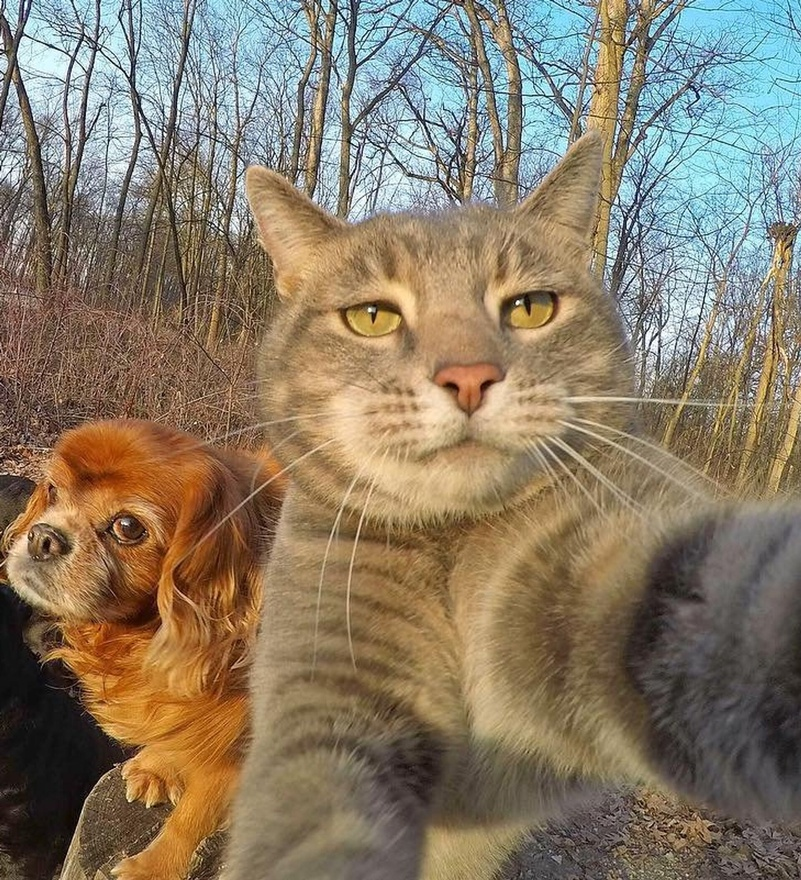
#> input picture cat_self.jpg, 801 x 880 px, shrunk from 1920 x 2109 before the run
$ python main.py   (older library calls are emulated)
#> lines starting #> are read from the running program, lines starting #| are printed output that depends on the picture; after the words box and inside, x2 and y2 are one past the last pixel; in counts of white or black regions, pixels touching at a corner belong together; long printed decimals are rounded
### watershed.py
import cv2
import numpy as np
import matplotlib.pyplot as plt


def watershed_segmentation(image):
    gray_image = cv2.cvtColor(image, cv2.COLOR_BGR2GRAY)
    ret, thresh = cv2.threshold(gray_image, 0, 255, cv2.THRESH_BINARY_INV + cv2.THRESH_OTSU)

    kernel = np.ones((3, 3), np.uint8)
    opening = cv2.morphologyEx(thresh, cv2.MORPH_OPEN, kernel, iterations=2)
    sure_bg = cv2.dilate(opening, kernel, iterations=3)

    dist_transform = cv2.distanceTransform(opening, cv2.DIST_L2, 5)
    ret, sure_fg = cv2.threshold(dist_transform, 0.7 * dist_transform.max(), 255, 0)

    sure_fg = np.uint8(sure_fg)
    unknown = cv2.subtract(sure_bg, sure_fg)

    ret, markers = cv2.connectedComponents(sure_fg)
    markers = markers + 1
    markers[unknown == 255] = 0

    markers = cv2.watershed(image, markers)
    image[markers == -1] = [0, 0, 255]

    return image

def watershed_edges(image):
    segmented_image = watershed_segmentation(image.copy())
    gray_image = cv2.cvtColor(segmented_image, cv2.COLOR_BGR2GRAY)
    edges = cv2.Canny(gray_image, 100, 200)
    return edges

### opening.py
import cv2
import numpy as np
import matplotlib.pyplot as plt


def opening_algorithm(image):
    gray_image = cv2.cvtColor(image, cv2.COLOR_BGR2GRAY)
    ret, thresh = cv2.threshold(gray_image, 0, 255, cv2.THRESH_BINARY_INV + cv2.THRESH_OTSU)

    kernel = np.ones((3, 3), np.uint8)
    opening = cv2.morphologyEx(thresh, cv2.MORPH_OPEN, kernel)

    return opening

def opening_edges(image):
    opening = opening_algorithm(image.copy())
    edges = cv2.Canny(opening, 100, 200)
    return edges

### otsu.py
import cv2
import numpy as np
import matplotlib.pyplot as plt


def otsu_threshold(image):
    gray_image = cv2.cvtColor(image, cv2.COLOR_BGR2GRAY)
    ret, thresh = cv2.threshold(gray_image, 0, 255, cv2.THRESH_BINARY + cv2.THRESH_OTSU)

    return thresh

def otsu_edges(image):
    otsu = otsu_threshold(image.copy())
    edges = cv2.Canny(otsu, 100, 200)
    return edges

### canny.py
import cv2
import numpy as np
import matplotlib.pyplot as plt


def canny_edge_detection(image, low_threshold, high_threshold):
    gray_image = cv2.cvtColor(image, cv2.COLOR_BGR2GRAY)
    blurred_image = cv2.GaussianBlur(gray_image, (5, 5), 0)
    canny_edges = cv2.Canny(blurred_image, low_threshold, high_threshold)
    return canny_edges

# [19 lines of commented-out code are left out]

### main.py
import cv2
import pandas as pd
from sklearn.metrics import precision_recall_fscore_support, matthews_corrcoef
import matplotlib.pyplot as plt

from canny import canny_edge_detection
from watershed import watershed_edges
from opening import opening_edges
from otsu import otsu_edges


def auto_ground_truth(image):
    gray_image = cv2.cvtColor(image, cv2.COLOR_BGR2GRAY)
    blurred_image = cv2.GaussianBlur(gray_image, (5, 5), 0)

    canny_edges = cv2.Canny(blurred_image, 100, 200)
    laplacian_edges = cv2.Laplacian(blurred_image, cv2.CV_64F)
    laplacian_edges = cv2.convertScaleAbs(laplacian_edges)

    _, laplacian_binary = cv2.threshold(laplacian_edges, 20, 255, cv2.THRESH_BINARY)

    ground_truth = cv2.bitwise_and(canny_edges, laplacian_binary)
    return ground_truth


def performance_metrics(ground_truth, detected_edges):
    gt_edges = ground_truth.flatten()
    de_edges = detected_edges.flatten()

    precision, recall, f1_score, _ = precision_recall_fscore_support(gt_edges, de_edges, average='binary',
                                                                     pos_label=255)
    mcc = matthews_corrcoef(gt_edges, de_edges)

    return precision, recall, f1_score, mcc


def main():
    image = cv2.imread('cat_self.jpg')
#> image is the input picture: shape (880, 801, 3); mean B, G, R 102.3, 122.5, 135.8
    ground_truth = auto_ground_truth(image)
#> in auto_ground_truth, `canny_edges = cv2.Canny(blurred_image, 100, 200)`:
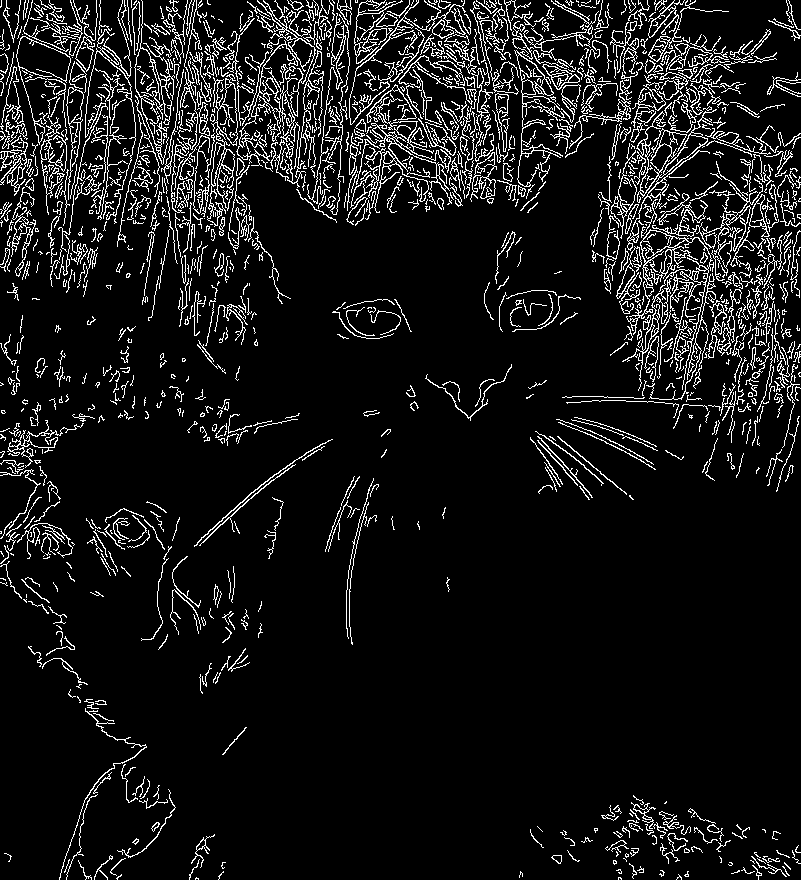
#> canny_edges: shape (880, 801); 8.8% white in thin lines or dots
#> in auto_ground_truth, `_, laplacian_binary = cv2.threshold(laplacian_edges, 20, 255, cv2.THRE..`: laplacian_binary: shape (880, 801); 9.6% white in thin lines or dots
#> in auto_ground_truth, `ground_truth = cv2.bitwise_and(canny_edges, laplacian_binary)`: ground_truth: shape (880, 801); 1.4% white in thin lines or dots

    canny_edges = canny_edge_detection(image, 100, 200)
    watershed = watershed_edges(image)
#> in watershed_segmentation, `ret, thresh = cv2.threshold(gray_image, 0, 255, cv2.THRESH_BINARY_INV ..`:
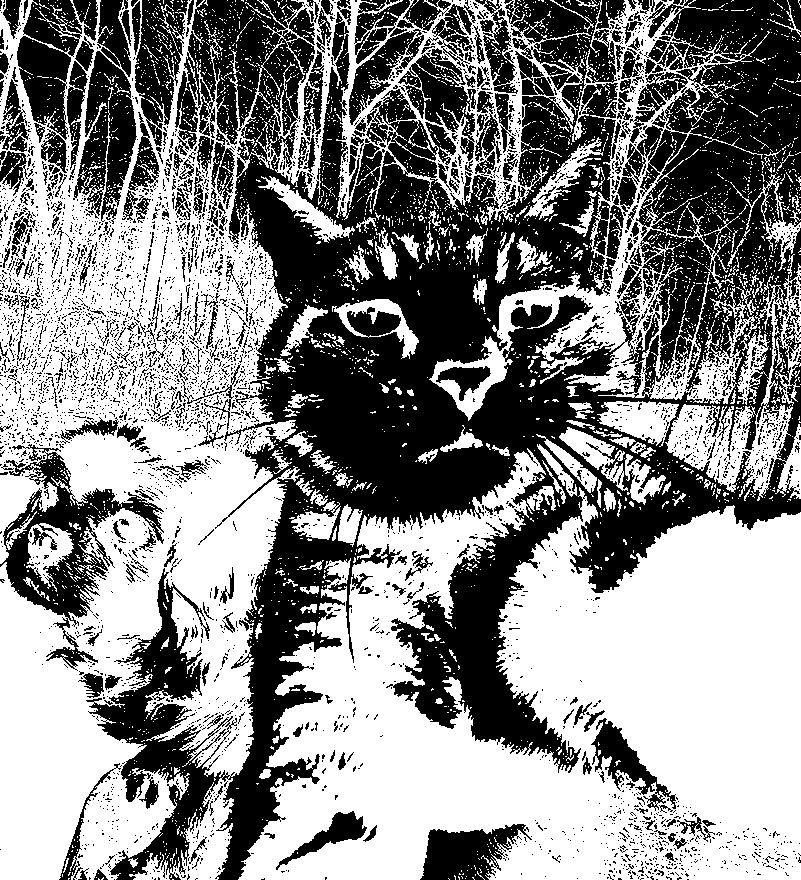
#> thresh: shape (880, 801); 53.9% white; 4615 black regions (4280 under 20 px), largest, box (x1, y1, x2, y2) and area: (86, 0, 801, 880) 233655, (0, 444, 164, 671) 9521, (73, 51, 137, 224) 5736
#> in watershed_segmentation, `ret, thresh = cv2.threshold(gray_image, 0, 255, cv2.THRESH_BINARY_INV ..`: ret = 127
#> in watershed_segmentation, `opening = cv2.morphologyEx(thresh, cv2.MORPH_OPEN, kernel, iterations=2)`: opening: shape (880, 801); 36.6% white; 396 white regions (2 under 20 px), largest, box (x1, y1, x2, y2) and area: (500, 506, 801, 880) 72867, (239, 507, 640, 880) 61935, (61, 421, 284, 773) 34290
#> in watershed_segmentation, `sure_bg = cv2.dilate(opening, kernel, iterations=3)`: sure_bg: shape (880, 801); 50% white; 82 black regions (50 under 20 px), largest, box (x1, y1, x2, y2) and area: (0, 0, 801, 880) 330797, (6, 442, 159, 625) 9596, (425, 827, 526, 880) 3475
#> in watershed_segmentation, `ret, sure_fg = cv2.threshold(dist_transform, 0.7 * dist_transform.max(..`: sure_fg: shape (880, 801) float32; 0.9% white; 1 white region, box (x1, y1, x2, y2) and area: (707, 630, 801, 725) 6316
#> in watershed_segmentation, `ret, sure_fg = cv2.threshold(dist_transform, 0.7 * dist_transform.max(..`: ret = 110.5
#> in watershed_segmentation, `unknown = cv2.subtract(sure_bg, sure_fg)`:
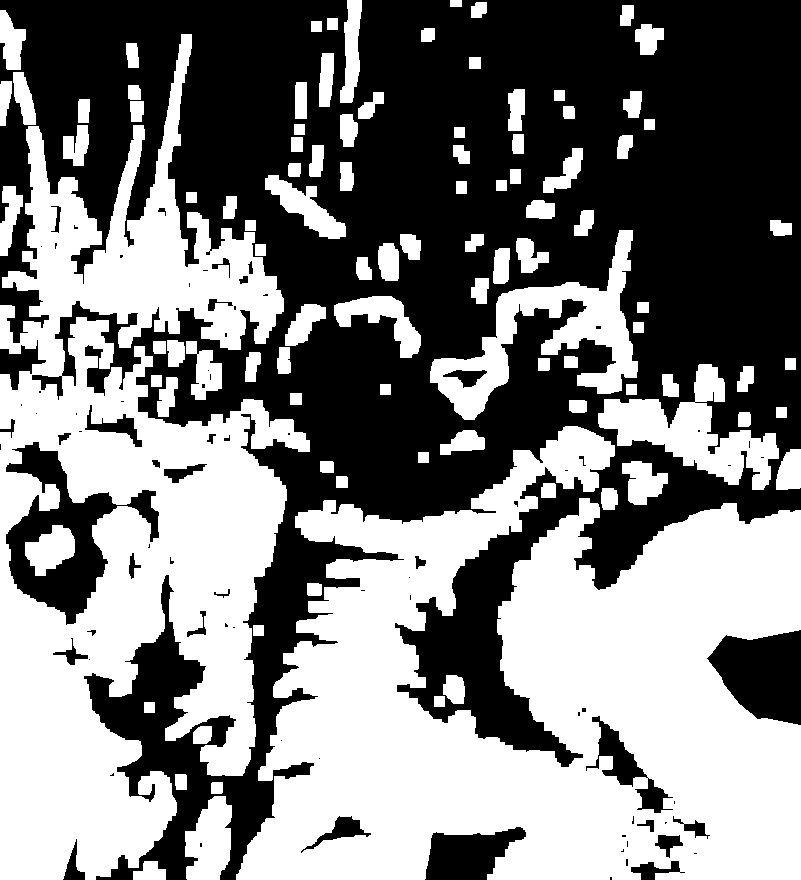
#> unknown: shape (880, 801); 49.1% white; 100 white regions, largest, box (x1, y1, x2, y2) and area: (236, 426, 801, 880) 158333, (0, 34, 310, 880) 126640, (430, 230, 638, 420) 11547
#> in watershed_segmentation, `ret, markers = cv2.connectedComponents(sure_fg)`: ret = 2
#> in watershed_segmentation, `markers[unknown == 255] = 0`: markers: shape (880, 801) int32; 3 distinct labels, from 0 to 2
#> in watershed_segmentation, `markers = cv2.watershed(image, markers)`:
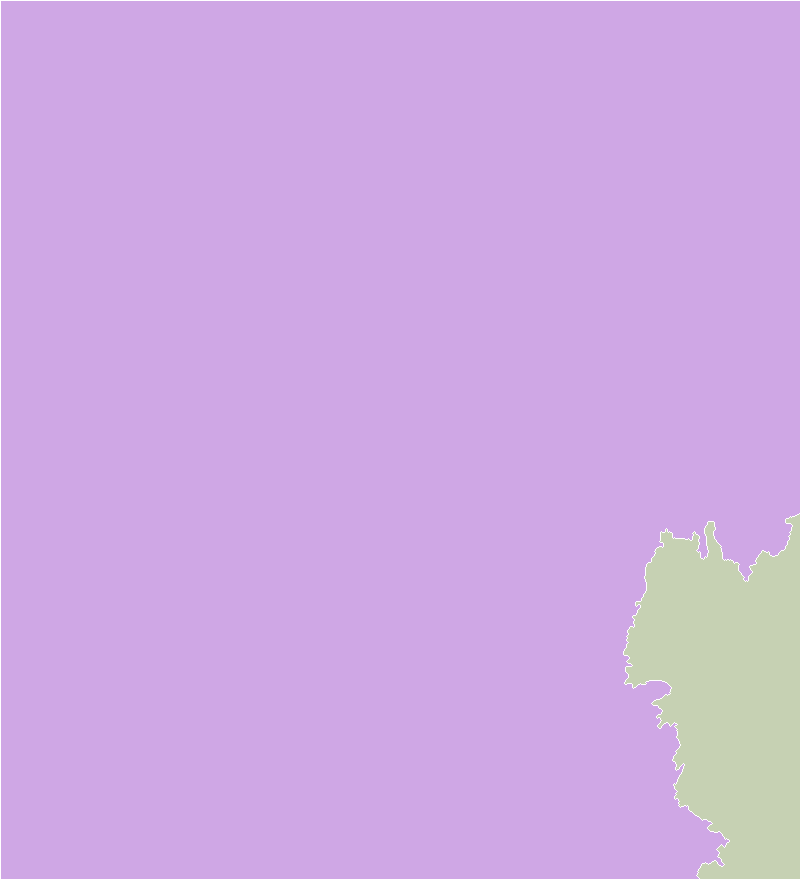
#> markers: shape (880, 801) int32; 3 distinct labels, from -1 to 2; one colour per label, 0 black, -1 white
#> in watershed_segmentation, `image[markers == -1] = [0, 0, 255]`: image: shape (880, 801, 3); 0.6% of pixels changed, all inside (x1, y1, x2, y2) = (0, 0, 801, 880)
#> in watershed_edges, `edges = cv2.Canny(gray_image, 100, 200)`:
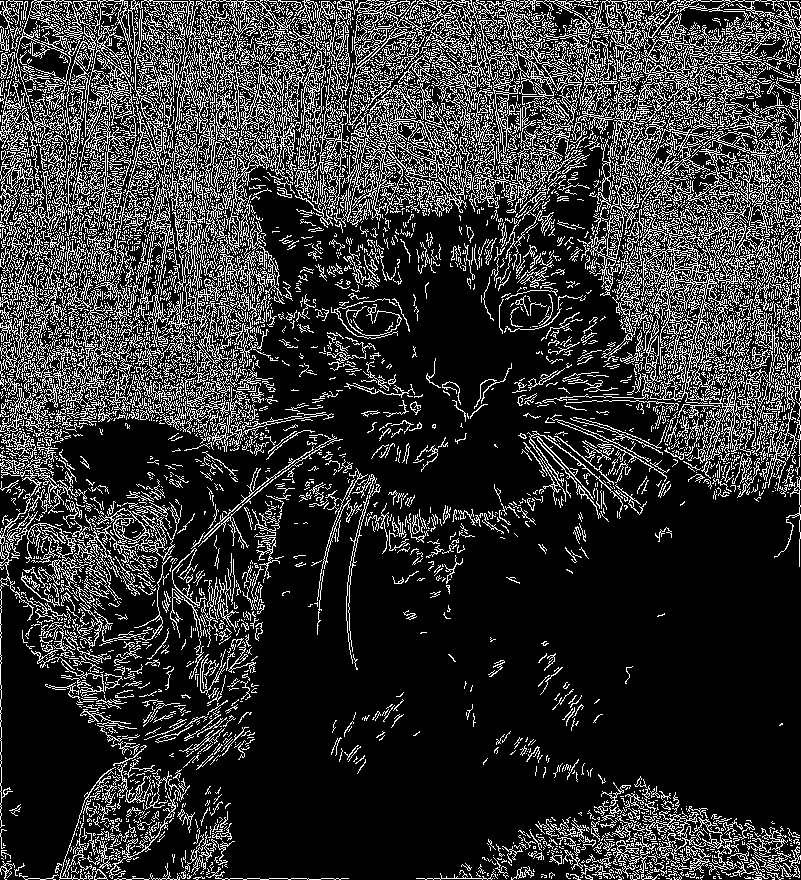
#> edges: shape (880, 801); 20.1% white in thin lines or dots
    opening = opening_edges(image)
#> in opening_algorithm, `ret, thresh = cv2.threshold(gray_image, 0, 255, cv2.THRESH_BINARY_INV ..`: ret = 127
#> in opening_algorithm, `opening = cv2.morphologyEx(thresh, cv2.MORPH_OPEN, kernel)`: opening: shape (880, 801); 43.7% white; 898 white regions (495 under 20 px), largest, box (x1, y1, x2, y2) and area: (239, 452, 801, 880) 142466, (0, 13, 284, 880) 100168, (497, 216, 635, 392) 5674
#> in opening_edges, `edges = cv2.Canny(opening, 100, 200)`: edges: shape (880, 801); 7.3% white in thin lines or dots
    otsu = otsu_edges(image)
#> in otsu_edges, `edges = cv2.Canny(otsu, 100, 200)`:
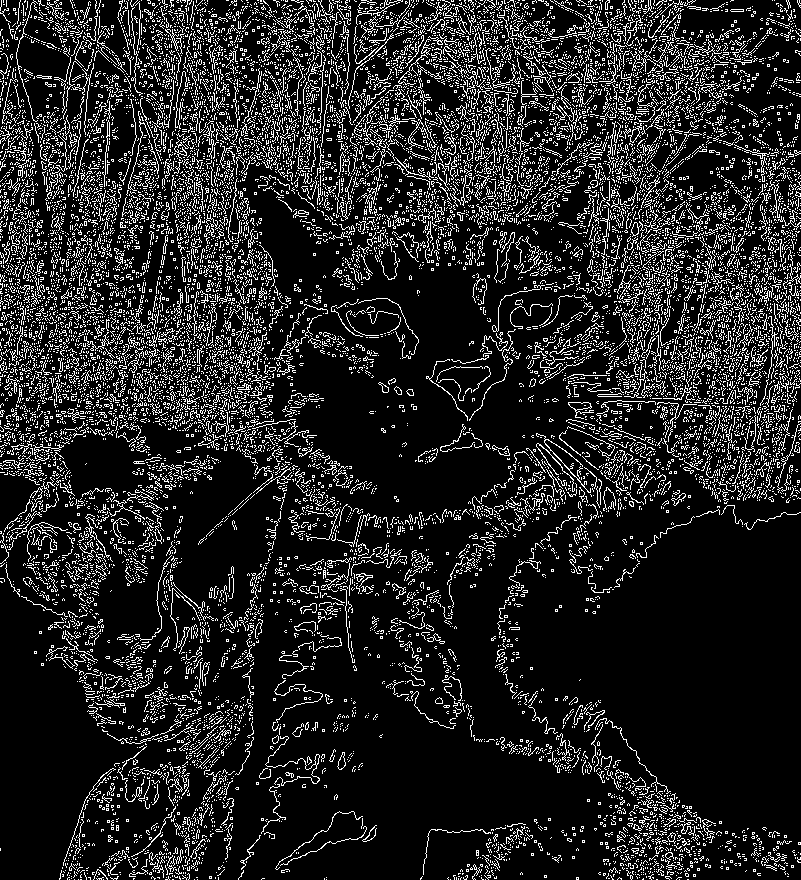
#> edges: shape (880, 801); 14.2% white in thin lines or dots

    algorithms = ['Canny', 'Watershed', 'Opening', 'Otsu']
    edge_maps = [canny_edges, watershed, opening, otsu]

    results = []

    for edges in edge_maps:
        precision, recall, f1_score, mcc = performance_metrics(ground_truth, edges)
        results.append([precision, recall, f1_score, mcc])
#> this loop made 4 passes
#> (precision, recall, f1_score, mcc) on passes 1 to 4: (0.154, 1, 0.267, 0.377), (0.0359, 0.529, 0.0672, 0.0963), (0.0229, 0.122, 0.0386, 0.0224), (0.0318, 0.331, 0.058, 0.0636)
#> after the loop, results = [[0.154, 1, 0.267, 0.377], [0.0359, 0.529, 0.0672, 0.0963], [0.0229, 0.122, 0.0386, 0.0224], [0.0318, 0.331, 0.058, 0.0636]]

    metrics_df = pd.DataFrame(results, columns=['Precision', 'Recall', 'F1-score', 'MCC'], index=algorithms)
#> metrics_df = table of 4 rows and 4 columns
    print(metrics_df)
#|            Precision    Recall  F1-score       MCC
#| Canny       0.1541  1.000  0.2671  0.3774
#| Watershed   0.03589  0.5294  0.06721  0.09628
#| Opening     0.02291  0.122  0.03857  0.02238
#| Otsu        0.03177  0.3308  0.05797  0.06361

    titles = ['Original Image', 'Canny Edge Detection', 'Watershed Edges', 'Opening Edges', 'Otsu Edges']
    images = [image, canny_edges, watershed, opening, otsu]

    for i in range(5):
        plt.subplot(2, 3, i+1), plt.imshow(images[i], cmap='gray')
        plt.title(titles[i]), plt.xticks([]), plt.yticks([])

    plt.show()
#> figure, not shown here; B, G, R data is drawn as R, G, B


if __name__ == '__main__':
    main()
